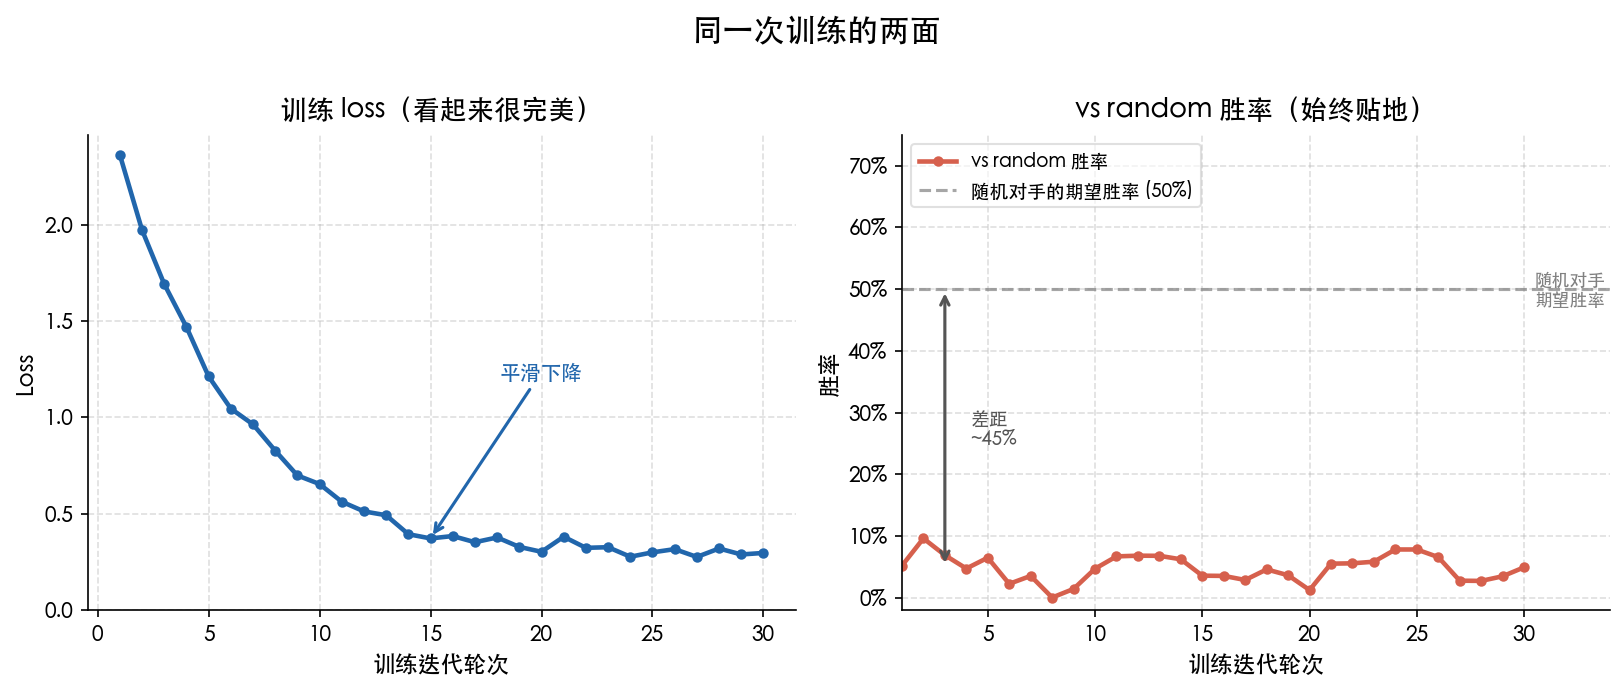

Python code for this plot:
"""
Figure 2: Loss perfect vs winrate floored
同一次训练的两面 — loss 完美下降，胜率贴地
"""

import numpy as np
import matplotlib.pyplot as plt
import matplotlib.patches as mpatches

# 中文字体
plt.rcParams['font.sans-serif'] = ['Heiti TC', 'PingFang SC', 'Arial Unicode MS']
plt.rcParams['axes.unicode_minus'] = False

rng = np.random.RandomState(42)

iters = np.arange(1, 31)  # 30 次迭代

# 左图：loss 光滑衰减
loss = 2.5 * np.exp(-iters / 5) + 0.3 + rng.randn(len(iters)) * 0.03

# 右图：胜率贴在 0.05 附近，小幅正弦波 + 少量噪声
winrate = 0.05 + 0.02 * np.sin(iters * 0.6) + rng.randn(len(iters)) * 0.015
winrate = np.clip(winrate, 0.0, 1.0)

fig, (ax_left, ax_right) = plt.subplots(1, 2, figsize=(11, 4.5))
fig.suptitle('同一次训练的两面', fontsize=15, fontweight='bold', y=1.01)

# ── 左图 ──────────────────────────────────────────────
ax_left.plot(iters, loss, color='#2166ac', linewidth=2.2, marker='o',
             markersize=4, label='训练 loss')
ax_left.set_title('训练 loss（看起来很完美）', fontsize=13, pad=8)
ax_left.set_xlabel('训练迭代轮次', fontsize=11)
ax_left.set_ylabel('Loss', fontsize=11)
ax_left.set_ylim(bottom=0)
ax_left.grid(True, linestyle='--', alpha=0.4)
ax_left.spines['top'].set_visible(False)
ax_left.spines['right'].set_visible(False)

# 添加"完美下降"标注箭头
ax_left.annotate('平滑下降', xy=(15, loss[14]), xytext=(20, 1.2),
                 fontsize=10, color='#2166ac',
                 arrowprops=dict(arrowstyle='->', color='#2166ac', lw=1.5),
                 ha='center')

# ── 右图 ──────────────────────────────────────────────
ax_right.plot(iters, winrate, color='#d6604d', linewidth=2.2, marker='o',
              markersize=4, label='vs random 胜率')

# y=0.5 参考线
ax_right.axhline(y=0.5, color='gray', linestyle='--', linewidth=1.5, alpha=0.7,
                 label='随机对手的期望胜率 (50%)')
ax_right.text(30.5, 0.5, '随机对手\n期望胜率', va='center', ha='left',
              fontsize=8.5, color='gray')

ax_right.set_title('vs random 胜率（始终贴地）', fontsize=13, pad=8)
ax_right.set_xlabel('训练迭代轮次', fontsize=11)
ax_right.set_ylabel('胜率', fontsize=11)
ax_right.set_ylim(-0.02, 0.75)
ax_right.set_xlim(1, 34)  # 留出右侧标注空间
ax_right.yaxis.set_major_formatter(plt.FuncFormatter(lambda y, _: f'{y:.0%}'))
ax_right.grid(True, linestyle='--', alpha=0.4)
ax_right.spines['top'].set_visible(False)
ax_right.spines['right'].set_visible(False)

# 双向箭头标注距离
ax_right.annotate('', xy=(3, 0.5), xytext=(3, 0.05),
                  arrowprops=dict(arrowstyle='<->', color='#555555', lw=1.5))
ax_right.text(4.2, 0.275, '差距\n~45%', fontsize=9, color='#555555', va='center')

# 图例
ax_right.legend(loc='upper left', fontsize=9, framealpha=0.6)

plt.tight_layout()

out_path = '/Users/kyc/homework/tmp/AlphaZero/docs/articles/figures/fig2_loss_vs_winrate.png'
plt.savefig(out_path, dpi=150, bbox_inches='tight')
print(f'Saved: {out_path}')
